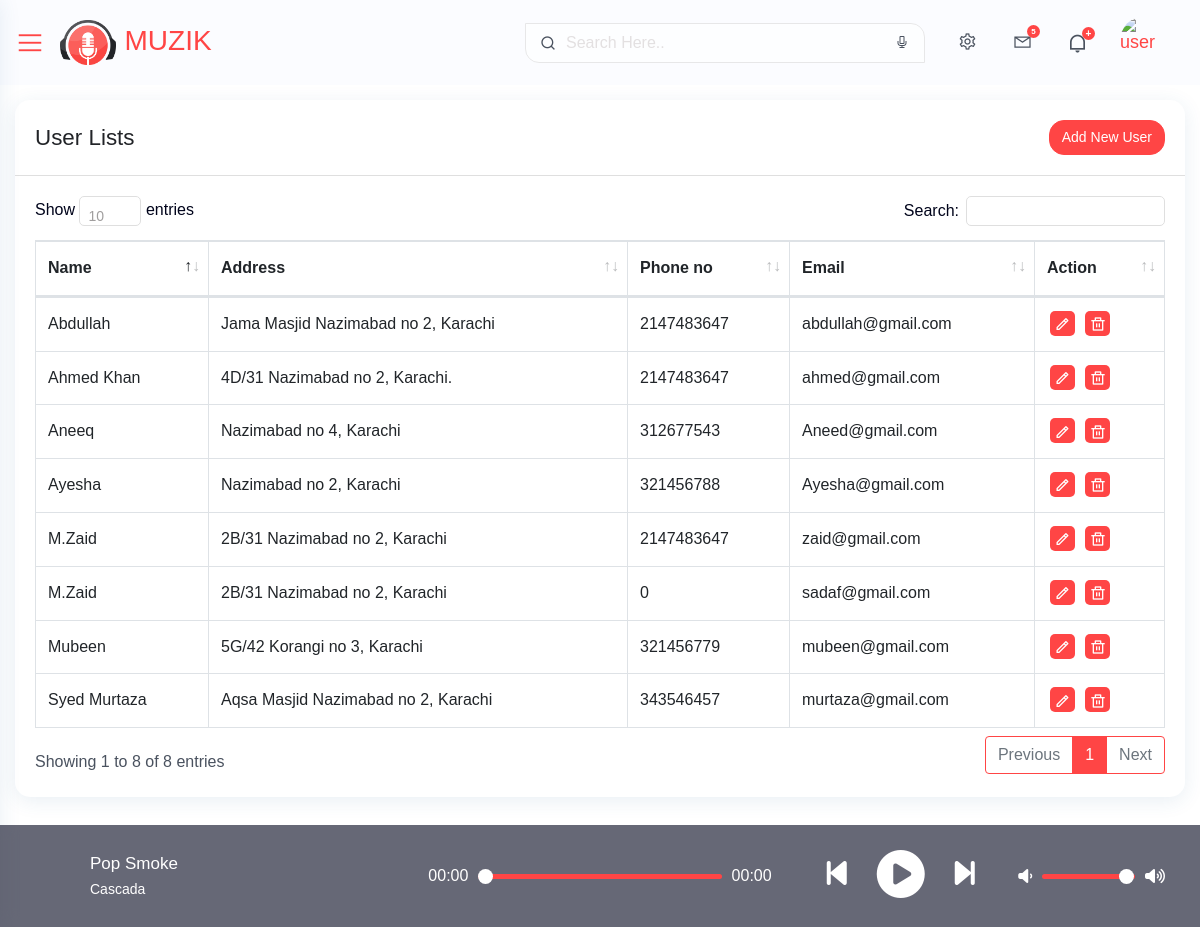
Page /admin-sound/user-list.php on the committed database.
### tables this page shows
CREATE TABLE `users` (
  `u_id` int(11) NOT NULL,
  `u_name` varchar(255) NOT NULL,
  `u_address` varchar(255) NOT NULL,
  `u_phone` int(12) NOT NULL,
  `u_email` varchar(255) NOT NULL,
  `u_password` text NOT NULL
);

### admin-sound/user-list.php (the view, shortened to what this page needs)
<?php
include("config.php");
include("includes/header.php");
?>
<link rel="stylesheet" href="css/dataTables.bootstrap4.min.css">
<div class="wrapper">
         <div class="iq-top-navbar">
            <div class="iq-navbar-custom">
               <nav class="navbar navbar-expand-lg navbar-light p-0">
                  <div class="iq-menu-bt d-flex align-items-center">
                     <div class="wrapper-menu">
                    <div class="main-circle"><i class="las la-bars"></i></div>
                  </div>
                     <div class="iq-navbar-logo d-flex justify-content-between">
                        <a href="index.php" class="header-logo">
                           <img src="images/logo.png" class="img-fluid rounded-normal" alt="">
                           <div class="pt-2 pl-2 logo-title">
                              <span class="text-primary text-uppercase">Muzik</span>
                           </div>
                        </a>
                     </div>
                  </div>
                  <div class="collapse navbar-collapse" id="navbarSupportedContent">
                  <ul class="navbar-nav ml-auto navbar-list">
                      <li class="nav-item nav-icon">
                        <div class="iq-search-bar">
                           <form action="#" class="searchbox">
                              <input type="text" class="text search-input" placeholder="Search Here..">
                              <a class="search-link" href="#"><i class="ri-search-line text-black"></i></a>
                              <a class="search-audio" href="#"><i class="las la-microphone text-black"></i></a>
                           </form>
                        </div>
                     </li>
                     <li class="nav-item nav-icon">
                        <a href="#" class="search-toggle iq-waves-effect text-black rounded">
                        <i class="las la-cog"></i>
                        </a>
                     </li>
                     <li class="nav-item nav-icon">
                        <a href="#" class="search-toggle iq-waves-effect text-black rounded">
                        <i class="lar la-envelope"></i>
                        <span class="massage-icon dots badge badge-primary">5</span>
                        </a>
                     </li>
                     <li class="nav-item nav-icon">
                        <a href="#" class="search-toggle iq-waves-effect text-black rounded">
                        <i class="ri-notification-line block"></i>
                        <span class="notice-icon dots badge badge-primary">+</span>
                        </a>
                     </li>
               <li class="line-height pt-3">
                  <a href="#" class="search-toggle iq-waves-effect d-flex align-items-center">
                     <img src="images/user/11.png" class="img-fluid rounded-circle" alt="user">
                  </a>
               </li>
                  </ul>
                  </div>
               </nav>
            </div>
         </div>
   <div id="content-page" class="content-page">
      <div class="container-fluid">
         <div class="row">
            <div class="col-sm-12">
               <div class="iq-card">
                  <div class="iq-card-header d-flex justify-content-between">
                     <div class="iq-header-title">
                        <h4 class="card-title">User Lists</h4>
                     </div>
                     <div class="iq-card-header-toolbar d-flex align-items-center">
                        <a href="add-user.php" class="btn btn-primary">Add New User</a>
                     </div>
                  </div>
                  <div class="iq-card-body">
                     <div class="table-responsive">
                        <table class="data-tables table table-striped table-bordered" style="width:100%">
                           <thead>
                              <tr>
                                 <th>Name</th>
                                 <th>Address</th>
                                 <th>Phone no</th>
                                 <th>Email</th>
                                 <th>Action</th>
                              </tr>
                           </thead>
                           <tbody>
                           <?php
                                 $fetch_video = "SELECT * FROM users order by u_id desc";
                                 $fetch_result = mysqli_query($connection, $fetch_video);
                                 if(mysqli_num_rows($fetch_result) > 0){
                                    while($row = mysqli_fetch_assoc($fetch_result)){
                                 ?>
                                 <tr>
                                    <td><?php echo $row["u_name"] ?></td>
                                    <td><?php echo $row["u_address"] ?></td>
                                    <td><?php echo $row["u_phone"] ?></td>
                                    <td><?php echo $row["u_email"] ?></td>
                                    <td>
                                       <div class="flex align-items-center list-user-action">
                                          <a name="updated" class="bg-primary" data-toggle="tooltip" data-placement="top" title="" data-original-title="Edit" href="userlist-update.php?id=<?php echo $row['u_id'] ?>"><i class="ri-pencil-line"></i></a>
                                          <a class="bg-primary" data-toggle="tooltip" data-placement="top" title="" data-original-title="Trash" href="userlist-trash.php?u-id=<?php echo $row['u_id'] ?>"><i class="ri-delete-bin-line"></i></a>
                                       </div>
                                    </td>
                                 </tr>
                                 <?php
                                      }
                                   }
                                 ?>
                           </tbody>
                        </table>
                     </div>
                  </div>
               </div>
            </div>
         </div>
      </div>
   </div>
</div>
<footer class="iq-footer">
   <div class="container-fluid">
      <div class="row">
         <div class="col-sm-12">
            <div class="player row">
               <div class="details col-6 col-sm-4 col-md-4 col-lg-4">
                  <div class="track-art"></div>
                  <div>
                     <div class="track-name">Pop Smoke </div>
                     <div class="track-artist">Cascada</div>
                  </div>
               </div>
               <div class="slider_container slider_music col-sm-5 col-md-4 col-lg-4">
                  <div class="current-time">00:00</div>
                  <input type="range" min="1" max="100" value="0" class="seek_slider" onchange="seekTo()">
                  <div class="total-duration">00:00</div>
               </div>
               <div class="buttons col-6  col-sm-3 col-md-2  col-lg-2">
                  <div class="prev-track" onclick="prevTrack()"><i class="fa fa-step-backward fa-2x"></i></div>
                  <div class="playpause-track" onclick="playpauseTrack()"><i class="fa fa-play-circle fa-3x"></i></div>
                  <div class="next-track" onclick="nextTrack()"><i class="fa fa-step-forward fa-2x"></i></div>
               </div>
               <div class="slider_container sound col-sm-6 col-md-2  col-lg-2">
                  <i class="fa fa-volume-down"></i>
                  <input type="range" min="1" max="100" value="99" class="volume_slider" onchange="setVolume()">
                  <i class="fa fa-volume-up"></i>
               </div>
            </div>
         </div>
      </div>
   </div>
</footer>
</body>
</html>

### admin-sound/css/typography.css (style rules this page uses)
body { font-family: 'Poppins', sans-serif;font-weight: 400; font-style: normal; font-size: 16px; line-height: 1.8; padding: 0; margin: 0; color: var(--iq-body-text); background: var(--iq-body-bg); }
a, .btn { -webkit-transition: all 0.5s ease-out 0s; -moz-transition: all 0.5s ease-out 0s; -ms-transition: all 0.5s ease-out 0s; -o-transition: all 0.5s ease-out 0s; transition: all 0.5s ease-out 0s; }
a, button, input, btn { outline: medium none !important; }
a { color: var(--iq-primary); }
.rounded-circle { border-radius: 50% !important; }
h1, h2, h3, h4, h5, h6 { font-family: 'Poppins', sans-serif; font-weight: 500; margin: 0px; line-height: 1.5; color: var(--iq-title-text); }
h4 { font-size: 1.400em; }
.table-striped tbody tr:nth-of-type(odd) { background: var(--iq-body-bg); }
.rounded { border-radius: 15px!important; }
.rounded-normal { border-radius: 5px!important; }
.table td, .table th { vertical-align: middle; }
.bg-primary, .badge-primary { color: var(--iq-white); background: var(--iq-primary) !important; }
.text-primary { color: var(--iq-primary) !important; }
.text-black { color: var(--iq-black) !important; }
.line-height { line-height: normal !important; }
.iq-card { background: var(--iq-light-card); -webkit-border-radius: 15px; -moz-border-radius: 15px; border-radius: 15px; margin-bottom: 30px; border: none; -webkit-box-shadow: 0px 4px 20px 0px rgba(44, 101, 144, 0.1); box-shadow: 0px 4px 20px 0px rgba(44, 101, 144, 0.1); }
.iq-card-body { padding: 20px; }
.iq-card .iq-card-header { padding:20px; -ms-flex-align: center !important; align-items: center !important;border-bottom: 1px solid var(--iq-border-light); }
.iq-card .iq-card-header .iq-header-title { display: inline-block; align-self: center !important; }
.iq-card .iq-card-header .iq-header-title .card-title { margin-bottom: 0; }
.btn { font-size: 14px; border-radius: 15px; }
.btn-primary { background: var(--iq-primary); border-color: var(--iq-primary); }

### admin-sound/css/responsive.css (style rules this page uses)
@media (max-width:1699px) { .iq-search-bar .searchbox { width: 400px; } }
@media (max-width:1299px) { .iq-top-navbar .iq-navbar-custom .iq-menu-bt { display: block; } }
@media (max-width:1299px) { .content-page, body.sidebar-main .content-page { margin-left: 0; padding: 100px 0 100px; } }
@media (max-width:1299px) { .iq-top-navbar, body.sidebar-main .iq-top-navbar { width: auto; left: 0; right: 0; padding-left: 15px; } }
@media (max-width:1299px) { .iq-footer, body.sidebar-main .iq-footer { padding: 15px 10px; margin-left: 0; width: 100%; } }
@media (max-width:1299px) { .iq-navbar-logo { padding: 0; } }
@media (min-width:768px) { .track-artist { text-align: left; } }
@media (min-width:768px) { .track-art { text-align: left; } }
@media (min-width:768px) { .track-name { font-size: 17px } }

### admin-sound/css/variable.css (style rules this page uses)
:root { --iq-title-text: #222428; --iq-body-text:#4a525f; --iq-body-header:#FBFCFF; --iq-body-bg: #ffffff; --iq-primary: #ff4545; --iq-secondary: #a09e9e; --iq-success: #1ee2ac; --iq-warning: #ffdd31; --iq-danger: #ff7750; --iq-info: #00d0ff; --iq-dark: #01041b; --iq-light: #ccced2; --iq-white: #ffffff; --iq-black: #4a525f; --iq-gray: #c2c2c2; --iq-close: #ff4e4e; --iq-search: #b4a4ff; --iq-light-primary: #fcd9d8; --iq-light-secondary: #f1f2f1; --iq-light-success: #e1fff7; --iq-light-danger: #ffe4dc; --iq-light-warning: #fefaee; --iq-light-info: #f4f0ff; --iq-light-dark: #f0efef; --iq-light-close: #ffdbdb; --iq-light-menu: #9f8bf6; --iq-light-search: #5b43c7; --iq-light-hover: #b8b9bc; --iq-primary-hover: #fa3a3a; --iq-secondary-hover: #5b5959; --iq-success-hover: #0ce1a6; --iq-danger-hover: #f9663c; --iq-warning-hover: #ffdb23; --iq-info-hover: #03b6de; --iq-dark-hover: #00020f; --iq-border-light: #DFDFDF; --iq-border-danger: #ff9273; --iq-light-card: #ffffff; --iq-primary-rgb: 100, 114, 248; --iq-border-radius:0px 15px; --iq-bg-gray:#f8f8fd; --iq-hover:#ea0f0f; --iq-color1: #4e37b2; --iq-color2: #02d871; --iq-color3: #309cf3; --iq-color4: #ff00ff; --iq-color5: #fb1f4c; --iq-color6: #00ced1; --iq-color7: #f35f3b; --iq-color8: #fde117; --iq-color9: #ff0000; --iq-color10: #88028c; --iq-color11: #00d5ab; --iq-color12: #ce9252; --iq-color13: #f9ae02; --iq-color14: #1e7fe4; --iq-color15: #006400; --iq-color16: #fa7c04; --iq-color17: #81bf02; --iq-color18: #99a7ca; --iq-color19: #3d2a26; --iq-color20: #a0746b; }

### rows in the picture
users: u_name "Aneeq", u_address "Nazimabad no 4, Karachi", u_phone "312677543", u_email "Aneed@gmail.com"
users: u_name "Ayesha", u_address "Nazimabad no 2, Karachi", u_phone "321456788", u_email "Ayesha@gmail.com"
users: u_name "Mubeen", u_address "5G/42 Korangi no 3, Karachi", u_phone "321456779", u_email "mubeen@gmail.com"
users: u_name "Ahmed Khan", u_address "4D/31 Nazimabad no 2, Karachi.", u_phone "2147483647", u_email "ahmed@gmail.com"
users: u_name "M.Zaid", u_address "2B/31 Nazimabad no 2, Karachi", u_phone "2147483647", u_email "zaid@gmail.com"
users: u_name "Abdullah", u_address "Jama Masjid Nazimabad no 2, Karachi", u_phone "2147483647", u_email "abdullah@gmail.com"
users: u_name "Syed Murtaza", u_address "Aqsa Masjid Nazimabad no 2, Karachi", u_phone "343546457", u_email "murtaza@gmail.com"
users: u_name "M.Zaid", u_address "2B/31 Nazimabad no 2, Karachi", u_phone "0", u_email "sadaf@gmail.com"
